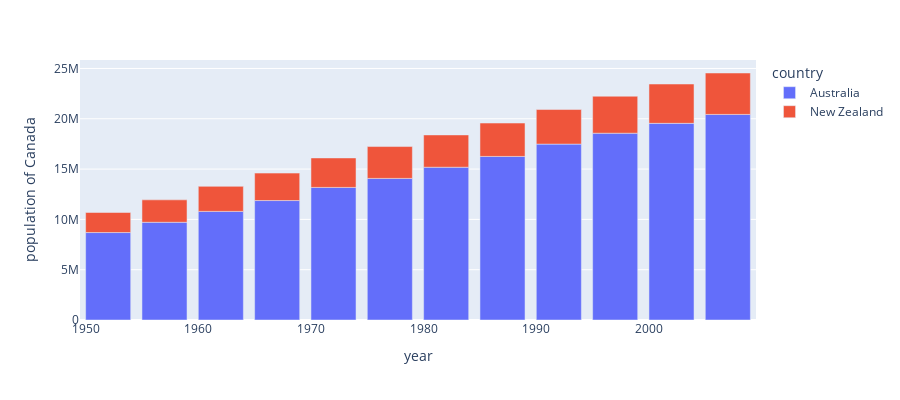

Source (notebook cell):
### Code cell
import plotly.express as px

df = px.data.gapminder().query("continent == 'Oceania'")
fig = px.bar(df, x='year', y='pop',
             hover_data=['lifeExp', 'gdpPercap'], color='country',
             labels={'pop':'population of Canada'}, height=400)
fig.show()

### Figure 1 — Plotly figure (JSON) as saved in the notebook; plotly's stock layout.template omitted (floating-point values rounded to 4 significant figures)
{"data": [{"alignmentgroup": "True", "customdata": [[69.12, 10040.0], [70.33, 10950.0], [70.93, 12220.0], [71.1, 14530.0], [71.93, 16790.0], [73.49, 18330.0], [74.74, 19480.0], [76.32, 21890.0], [77.56, 23420.0], [78.83, 27000.0], [80.37, 30690.0], [81.23, 34440.0]], "hovertemplate": "country=Australia<br>year=%{x}<br>population of Canada=%{y}<br>lifeExp=%{customdata[0]}<br>gdpPercap=%{customdata[1]}<extra></extra>", "legendgroup": "Australia", "marker": {"color": "#636efa", "pattern": {"shape": ""}}, "name": "Australia", "offsetgroup": "Australia", "orientation": "v", "showlegend": true, "textposition": "auto", "type": "bar", "x": [1952, 1957, 1962, 1967, 1972, 1977, 1982, 1987, 1992, 1997, 2002, 2007], "xaxis": "x", "y": [8691212, 9712569, 10794968, 11872264, 13177000, 14074100, 15184200, 16257249, 17481977, 18565243, 19546792, 20434176], "yaxis": "y"}, {"alignmentgroup": "True", "customdata": [[69.39, 10560.0], [70.26, 12250.0], [71.24, 13180.0], [71.52, 14460.0], [71.89, 16050.0], [72.22, 16230.0], [73.84, 17630.0], [74.32, 19010.0], [76.33, 18360.0], [77.55, 21050.0], [79.11, 23190.0], [80.2, 25190.0]], "hovertemplate": "country=New Zealand<br>year=%{x}<br>population of Canada=%{y}<br>lifeExp=%{customdata[0]}<br>gdpPercap=%{customdata[1]}<extra></extra>", "legendgroup": "New Zealand", "marker": {"color": "#EF553B", "pattern": {"shape": ""}}, "name": "New Zealand", "offsetgroup": "New Zealand", "orientation": "v", "showlegend": true, "textposition": "auto", "type": "bar", "x": [1952, 1957, 1962, 1967, 1972, 1977, 1982, 1987, 1992, 1997, 2002, 2007], "xaxis": "x", "y": [1994794, 2229407, 2488550, 2728150, 2929100, 3164900, 3210650, 3317166, 3437674, 3676187, 3908037, 4115771], "yaxis": "y"}], "layout": {"barmode": "relative", "height": 400, "legend": {"title": {"text": "country"}, "tracegroupgap": 0}, "margin": {"t": 60}, "xaxis": {"anchor": "y", "domain": [0, 1], "title": {"text": "year"}}, "yaxis": {"anchor": "x", "domain": [0, 1], "title": {"text": "population of Canada"}}}}
